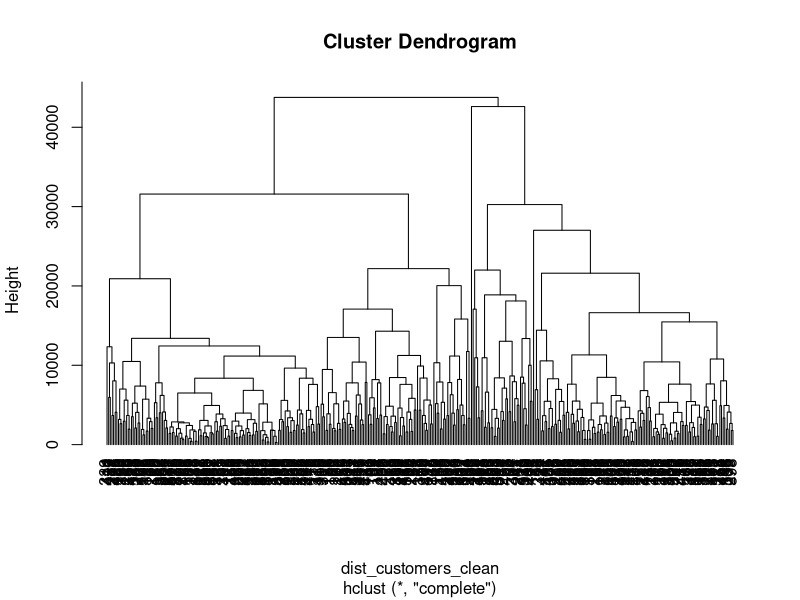
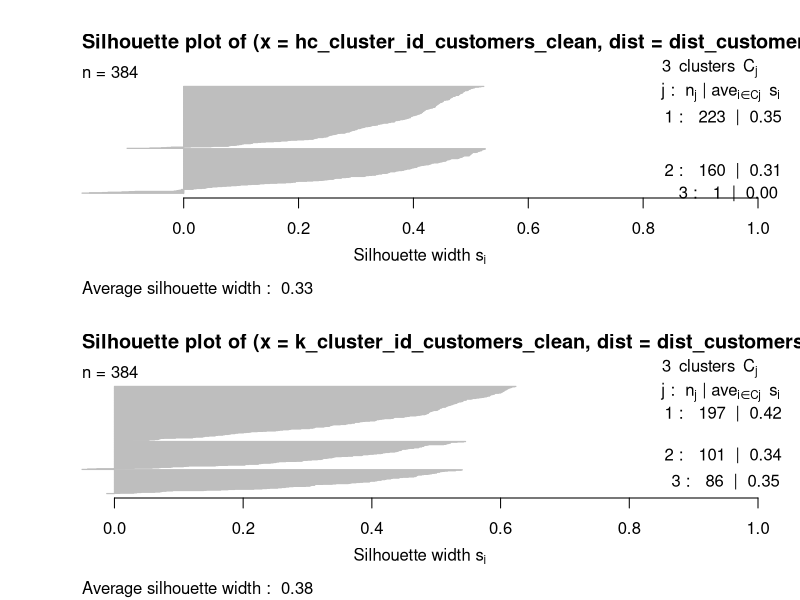

Reproduce these figures in R, in order.
######################################################################
#
#   CS5706
#   Lab 05 - Cluster Analysis in R
#   Exercise: Hierchical Clustering and k-means
#   Alessandro Pandini
#
######################################################################
# 1. load data and summary statistics
### 1.1 load the data from the customers_data.csv file and inspect it
###   note: the dataset contains annual spending in monetary units (m.u.)
###     on diverse product categories
customers <- read.csv("customers_data.csv")
str(customers)

### 1.2 get a summary report of the variables
summary(customers)

### 1.3 remove customers that are outliers
###   according to their individual spending on Fresh, Milk and Groceries
customers_boxplot <- boxplot(customers$Fresh, plot = F)
Fresh_threshold <- min(customers_boxplot$out)
customers_boxplot <- boxplot(customers$Milk, plot = F)
Milk_threshold <- min(customers_boxplot$out)
customers_boxplot <- boxplot(customers$Grocery, plot = F)
Grocery_threshold <- min(customers_boxplot$out)
spending_filter <- customers$Fresh < Fresh_threshold & customers$Milk < Milk_threshold & customers$Grocery < Grocery_threshold
customers_clean <- customers[spending_filter,]

######################################################################
# 2. cluster analysis
### 2.1 hierarchical clustering - complete linkage
###   note: exclude the Region attribute
dist_customers_clean <- dist(customers_clean[,-1], method = 'euclidian')
hc_customers_clean <- hclust(dist_customers_clean, method = 'complete')

### 2.2 plot the associated dendrogram
plot(hc_customers_clean, hang = -0.1)

### 2.3 select a partition containing 3 groups
hc_cluster_id_customers_clean <- cutree(hc_customers_clean, k = 3)

### 2.4 k-means with 3 groups
k_customers_clean = kmeans(customers_clean[,-1], 3)
k_cluster_id_customers_clean <- k_customers_clean$cluster

######################################################################
# 3. Evaluation of cluster results
### 3.1 silhoutte score
sil_hc_customers_clean <- cluster::silhouette(hc_cluster_id_customers_clean, dist_customers_clean)
sil_k_customers_clean <- cluster::silhouette(k_cluster_id_customers_clean, dist_customers_clean)

### 3.2 silhoutte plots
###   note: use border = 'grey' to be able to see the plot lines
opar <- par(no.readonly = TRUE)
par(mfrow = c(2,1))
plot(sil_hc_customers_clean, border = 'grey')
plot(sil_k_customers_clean, border = 'grey')
par(opar)

### 3.3 get the attributes averages per cluster
###   for the best clustering result (according to the silhoutte plots)
###   and join the results in a data frame
customers_cl_1 <- apply(customers_clean[k_cluster_id_customers_clean == 1,-1], 2, mean)
customers_cl_2 <- apply(customers_clean[k_cluster_id_customers_clean == 2,-1], 2, mean)
customers_cl_3 <- apply(customers_clean[k_cluster_id_customers_clean == 3,-1], 2, mean)
customers_cluster_averages <- rbind(customers_cl_1, customers_cl_2, customers_cl_3)
customers_cluster_averages

